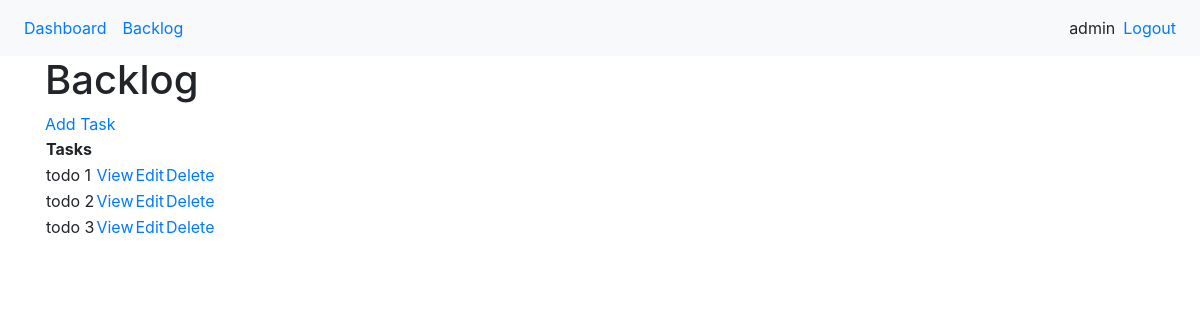
/backlog/ (signed in), run on the app's committed database.
### tasks/models.py (models this page shows)
class Task(models.Model):
    user = models.ForeignKey(User, on_delete=models.CASCADE, null=True, blank=True)
    title = models.CharField(max_length=200)
    description = models.TextField(null=True, blank=True)
    comment = models.TextField(null=True, blank=True)
    status = models.ForeignKey(Status, on_delete=models.CASCADE, null=True, blank=True)
    created_at = models.DateTimeField(auto_now_add=True)
    difficulty = models.IntegerField(default=0)
    moved_number = models.IntegerField(default=0)
    modified_at = models.DateTimeField(auto_now=True)
    deadline = models.DateTimeField(default=timezone.now())
    task_list = models.ForeignKey(List, on_delete=models.CASCADE)
    def __str__(self):
        return self.title
    class Meta:
        ordering = ['difficulty']

### dashboard/views.py (the view)
# urls.py: path('backlog/', BacklogView.as_view(), name='backlog'),
class BacklogView(LoginRequiredMixin, ListView):
    model = Task
    context_object_name = 'tasks'
    template_name = 'dashboard/backlog.html'
    def get_context_data(self, **kwargs):
        context = super().get_context_data(**kwargs)
        print(context['tasks'])
        context['tasks'] = context['tasks'].filter(user=self.request.user)
        print(context['tasks'])
        return context

### dashboard/templates/dashboard/backlog.html
{% extends 'base.html' %}
{% block content %}
    <h1> Backlog</h1>
    <a href="{% url 'task-create' %}"> Add Task </a>
    <table>
        <tr>
            <th>Tasks</th>
        </tr>
        {% for task in tasks %}
        <tr>
            <td> {{ task.title }}</td>
            <td> <a href = "{% url 'task' task.id %}"> View </a> </td>
            <td> <a href = "{% url 'task-update' task.id %}"> Edit </a> </td>
            <td> <a href = "{% url 'task-delete' task.id %}"> Delete </a> </td>
        </tr>
            {% empty %}
            <h3> No items in list </h3>
        {% endfor %}
    </table>
{% endblock content %}

### todo_list/templates/base.html (shortened to what this page needs)
<!DOCTYPE html>
<html lang="en">
<head>
    <link rel="stylesheet" href="https://maxcdn.bootstrapcdn.com/bootstrap/4.5.2/css/bootstrap.min.css">
</head>
<body>
    <nav class="navbar navbar-expand-md bg-light">
        <ul class="navbar-nav mr-auto">
            <li class="nav-item">
                <a class="nav-link" href="{% url 'dashboard' %}">Dashboard</a>
            </li>
            <li class="nav-item">
                <a class="nav-link" href="{% url 'backlog' %}">Backlog</a>
            </li>
        </ul>
        <ul class="navbar-nav">
            {% if request.user.is_authenticated %}
                <span class="navbar-text">{{ request.user }}</span>
                <li class="nav-item">
                    <a class="nav-link" href="{% url 'logout' %}">Logout</a>
                </li>
            {% else %}
                <li class="nav-item">
                    <a class="nav-link" href="{% url 'login' %}">Login</a>
                </li>
            {% endif %}
        </ul>
    </nav>
    <div class="container">
        {% block content %}{% endblock %}
    </div>
</body>
</html>

### data on the page
Task: title "todo 1"
Task: title "todo 2"
Task: title "todo 3"

### other printed values
{{ request.user }} "admin"
